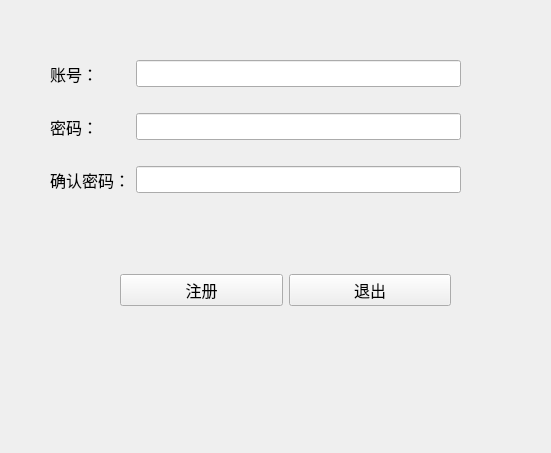
<?xml version="1.0" encoding="UTF-8"?>
<ui version="4.0">
 <class>Form</class>
 <widget class="QWidget" name="Form">
  <property name="geometry">
   <rect>
    <x>0</x>
    <y>0</y>
    <width>551</width>
    <height>453</height>
   </rect>
  </property>
  <property name="font">
   <font>
    <pointsize>12</pointsize>
   </font>
  </property>
  <property name="windowTitle">
   <string>Form</string>
  </property>
  <widget class="QWidget" name="formLayoutWidget">
   <property name="geometry">
    <rect>
     <x>50</x>
     <y>60</y>
     <width>411</width>
     <height>171</height>
    </rect>
   </property>
   <layout class="QFormLayout" name="formLayout">
    <item row="0" column="0">
     <widget class="QLabel" name="label">
      <property name="text">
       <string>账号：</string>
      </property>
     </widget>
    </item>
    <item row="0" column="1">
     <widget class="QLineEdit" name="lineEdit_newid"/>
    </item>
    <item row="1" column="1">
     <widget class="QLabel" name="tip_id">
      <property name="font">
       <font>
        <pointsize>9</pointsize>
       </font>
      </property>
      <property name="text">
       <string/>
      </property>
     </widget>
    </item>
    <item row="2" column="0">
     <widget class="QLabel" name="label_3">
      <property name="text">
       <string>密码：</string>
      </property>
     </widget>
    </item>
    <item row="2" column="1">
     <widget class="QLineEdit" name="lineEdit_newpw"/>
    </item>
    <item row="3" column="1">
     <widget class="QLabel" name="tip_pw">
      <property name="font">
       <font>
        <pointsize>9</pointsize>
       </font>
      </property>
      <property name="text">
       <string/>
      </property>
     </widget>
    </item>
    <item row="4" column="0">
     <widget class="QLabel" name="label_5">
      <property name="text">
       <string>确认密码：</string>
      </property>
     </widget>
    </item>
    <item row="4" column="1">
     <widget class="QLineEdit" name="lineEdit_newpw2"/>
    </item>
    <item row="5" column="1">
     <widget class="QLabel" name="tip_pw2">
      <property name="font">
       <font>
        <pointsize>9</pointsize>
       </font>
      </property>
      <property name="text">
       <string/>
      </property>
     </widget>
    </item>
   </layout>
  </widget>
  <widget class="QWidget" name="horizontalLayoutWidget">
   <property name="geometry">
    <rect>
     <x>120</x>
     <y>250</y>
     <width>331</width>
     <height>80</height>
    </rect>
   </property>
   <layout class="QHBoxLayout" name="horizontalLayout">
    <item>
     <widget class="QPushButton" name="sign_up">
      <property name="text">
       <string>注册</string>
      </property>
     </widget>
    </item>
    <item>
     <widget class="QPushButton" name="new_cancel">
      <property name="text">
       <string>退出</string>
      </property>
     </widget>
    </item>
   </layout>
  </widget>
 </widget>
 <resources/>
 <connections/>
</ui>
